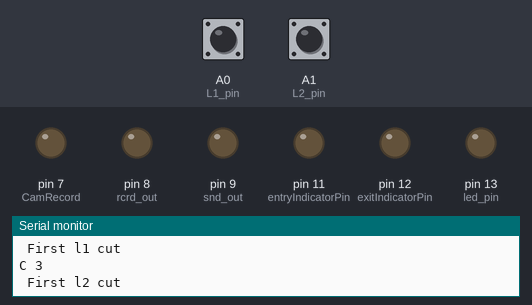
Bench run of a sketch on a simulated Arduino Uno, built with avr-gcc and run on an emulated ATmega328P. Parts: output pins drawn as LEDs (lit = HIGH), the last lines printed to the serial monitor. The inputs (shaded band) are chosen by the test bench; at power-on: A0 (L1_pin) HIGH, A1 (L2_pin) HIGH. Pins used as bus, display or sensor lines are not drawn.

Above: at 1.2 s.
1.3 s: A0 (L1_pin) pulled LOW for 0.15 s
At 2.2 s:
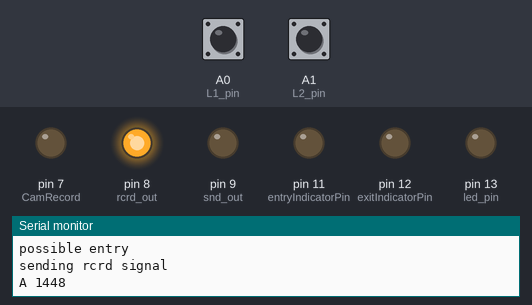
4.4 s: A1 (L2_pin) pulled LOW for 3.2 s
At 5.1 s:
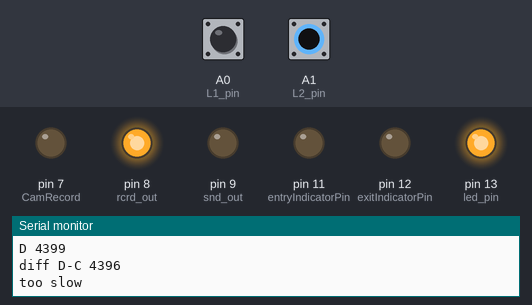
9.1 s: A1 (L2_pin) pulled LOW for 0.15 s
At 10.4 s:
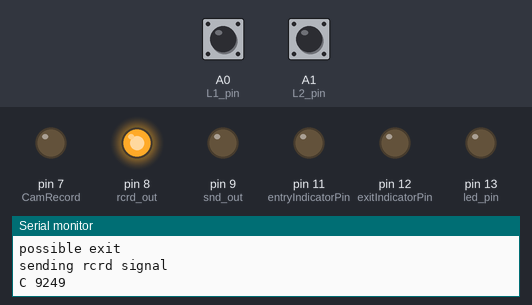
10.7 s: A0 (L1_pin) pulled LOW for 3.2 s
At 15.2 s:
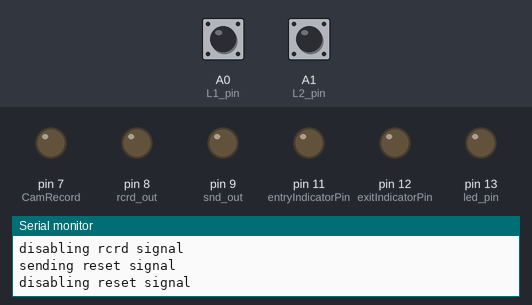
16.1 s: A0 (L1_pin) pulled LOW for 1 s
At 18.3 s:
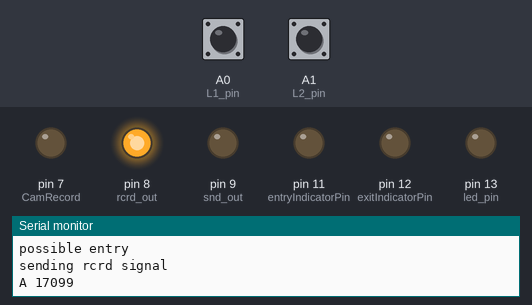
20.1 s: A1 (L2_pin) pulsed LOW 2 times (0.12 s each, 0.3 s apart)
At 21.2 s:
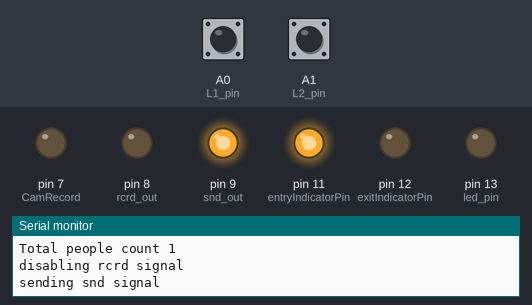
Timing chart, 0 to 23.1 s (numbered marks = the images above; inputs shaded):
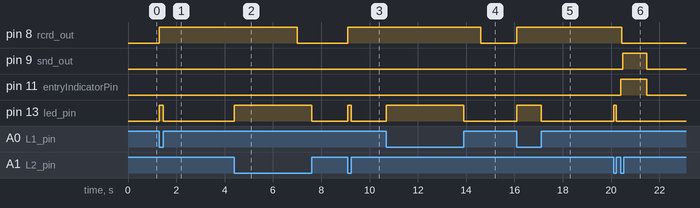

The sketch:

Laser_Height_Sensing.ino
```cpp
// July 06 - working with laser + height

#include <avr/wdt.h>


// declarations

const int  L1_pin = A0;     // using Analog pins on UNO to read status of photo-transistor outputs
const int  L2_pin = A1;
//const int  L1_pin = 10;
//const int  L2_pin = 11;

const int CamRecord = 7;
const int rcrd_out =8;
const int snd_out =9;
const int reset_out =10;

const int entryIndicatorPin = 11; // send a high pulse on this pin to let the other uC know that valid entry is made and update entry count, and clear it after session ends
const int exitIndicatorPin = 12;  // send a high pulse on this pin to let the other uC know that valid exit is made and update exit count, and clear it after session ends

const int led_pin = 13;       // led for T.S

// Variables:
volatile int led_state = LOW;

/*

long lastDebounceTime1 = 0;  // the last time the output pin was toggled
long lastDebounceTime2 = 0;  // the last time the output pin was toggled
long debounceDelay = 50;    // the debounce time; increase if the output flickers

*/

//long current_time = 0;    // time -> system time derived from millis function
volatile long A = 0;  // A,B,C,D --> time instants
volatile long B = 0;
volatile long C = 0;
volatile long D = 0;

long  entry_t1= 0;
long  entry_t2= 0;
long  exit_t1= 0;
long  exit_t2= 0;

int people_count = 0;

long th1, handCut =  100; //75;
long th2, obstacleCut = 4000;

long singleCutThreshold = 7000;

//long th3, lazyWalker = 11000;

boolean checkForSingleCut_flag = false;
long singleCutInstant = 0;


int d_milli = 100; // delay
int d_micro = 100; // delay


//int L1_Counter = 0;   // counter for the number of L1 cuts
volatile int L1_State = 0;         // current state of the L1  // buttonState1
volatile int prev_L1_State = 0;     // previous state of the L1  // lastbuttonState1

//int L2_Counter = 0;   // counter for the number of L2 cuts
volatile int L2_State = 0;         // current state of the L2  // buttonState1
volatile int prev_L2_State = 0;     // previous state of the L2 // lastbuttonState1


// new variables as of June 19
int L1_flag = LOW;
int L2_flag = LOW;

int possible_entry = LOW;
int possible_exit = LOW;
int valid_entry = LOW;
int valid_exit = LOW;

int entry_count = 0;
int exit_count = 0;


long loopStart = 0;
long loopEnd = 0;


//volatile long updateA = LOW;
//volatile long updateB = LOW;
//volatile long updateC = LOW;
//volatile long updateD = LOW;


void setup() {

	wdt_enable(WDTO_4S); // wdt timer threshold 4sec

	Serial.begin(9600);

	// initialising pins
	Serial.println("Initialising.......");

	pinMode(led_pin, OUTPUT);
	pinMode(L1_pin, INPUT_PULLUP);
	pinMode(L2_pin, INPUT_PULLUP);

	pinMode(rcrd_out, OUTPUT);
	pinMode(snd_out, OUTPUT);
	pinMode(reset_out, OUTPUT);
	pinMode(CamRecord, OUTPUT);

	pinMode(entryIndicatorPin, OUTPUT);
	pinMode(exitIndicatorPin, OUTPUT);

	digitalWrite(led_pin, led_state);     // set initial LED state

	Serial.println("Initialisation complete.");

}
/* -------------------------------------------------------  */
void loop()
{
	wdt_reset();

	loopStart = micros(); // for timimg one cycle of loop()
	digitalWrite(led_pin, led_state);

	//poll L1 and L2 for change in state
	L1_State = digitalRead(L1_pin);  // read if L1 is high or low
	L2_State = digitalRead(L2_pin);  // read if L2 is high or low

	/* ISR code shifted here - end // effect of doing so = arduino does not freeze by repeated isr calls */

	if(L1_State != prev_L1_State) // if L1 has changed after one cycle
		{
		led_blink();

		if (  L1_State == HIGH )
			{
			//updateA = HIGH;
			A = millis();
			Serial.print("A ");		Serial.println(A);
			}
		else if ( L1_State == LOW)
			{
			//updateB = HIGH;
			B = millis();
			Serial.print("B ");	Serial.println(B);	Serial.print(" diff B-A ");	Serial.println(B - A);
			}

		L1ChangeCode();

		}

	if(L2_State != prev_L2_State) // if L2 has changed after one cycle
		{
		led_blink();

		if (  L2_State == HIGH)
		{
		// updateC = HIGH;
		C = millis();
		Serial.print("C ");		Serial.println(C);
		}
		else if ( L2_State == LOW)
		{
		// updateD = HIGH;
		D = millis();
		Serial.print("D ");	Serial.println(D);	Serial.print("diff D-C ");	Serial.println(D-C);
		}

		L2ChangeCode();

		}

	if(checkForSingleCut_flag == true)	{	checkForSingleCut(); 	}


	prev_L1_State = L1_State;  // store state of L1 as prev state before new loop cycle begins
	prev_L2_State = L2_State;

	loopEnd = micros();
	// Serial.println("loop time in uSec ");
	//Serial.println(loopEnd - loopStart);
	//delay(d_milli*10);

}


void checkForSingleCut()
{
	if( (millis() - singleCutInstant) > singleCutThreshold )
	{
	clearFalseParameters(); // clear saved state information
	signal(2); // send stop record command
	delay(100); //added
	// send reset pulse
	signal(5);
	delay(5);
	signal(6);
	checkForSingleCut_flag = false;
	}
}


void led_blink()  // for visualising interrupts
{
	led_state = !led_state;
	// digitalWrite(led_pin, led_state); // this statement can be removed if similar statement present in main(); let's try keeping it here
}

void clearFalseParameters()
// using same fn for clearing false parameters of both entry and exit  can use separate fn for better control
// assumption : either single entry or exit at a time
{

	possible_entry = LOW;
	possible_exit = LOW;
	entry_t1= 0;
	entry_t2= 0;
	exit_t1= 0;
	exit_t2= 0;
}

void resetValidParameters()
// using same fn for clearing valid parameters of both entry and exit  can use separate fn for better control
// assumption : either single entry or exit at a time
{
	possible_entry = LOW;
	possible_exit = LOW;
	valid_entry = LOW;
	valid_exit = LOW;
	entry_t1= 0;
	entry_t2= 0;
	exit_t1= 0;
	exit_t2= 0;

}


void signal(int a)
{
	if(a == 1)
		{
		digitalWrite(rcrd_out, HIGH);
		Serial.println("sending rcrd signal");
		}
	if(a == 2)
		{digitalWrite(rcrd_out, LOW);
		Serial.println("disabling rcrd signal");
		}

	if(a == 3)
		{
		digitalWrite(snd_out, HIGH);
		Serial.println("sending snd signal");
		}
	if(a == 4)
		{
		digitalWrite(snd_out, LOW);
		Serial.println("disabling snd signal");
		}

	if(a == 5)
		{
		digitalWrite(reset_out, HIGH);
		Serial.println("sending reset signal");
		}
	if(a == 6)
		{
		digitalWrite(reset_out, LOW);
		Serial.println("disabling reset signal");
		Serial.println();
		}
	if(a==7)
		{
		digitalWrite(CamRecord, HIGH);
		}
	if(a==8)
		{
		digitalWrite(CamRecord, LOW);
		}

}

void L1ChangeCode()   /********* Remember to make same corresponding changes in L2ChangeCode() ****************/
{
	if (L1_State == HIGH)
	{
		if (L1_flag == LOW )
			{
			L1_flag = HIGH;
			if (B == 0) // check if first cut
				{
				  Serial.println(" First l1 cut " );
				}
			}
	}

	else if (L1_State == LOW)
	{
	if (L1_flag == HIGH)
		{
		L1_flag = LOW;
		if ( (B-A) < handCut )
			{
			Serial.println("too fast");
			//reset this arduino's flags
			//clearFalseParameters();
			//send reset pulse to other arduino
			//signal(5);
			//delay(1);
			//signal(6);
			}
		else if ((B-A) > obstacleCut)
			{
			Serial.println("too slow");
			//reset this arduino's flags
			//clearFalseParameters();
			//send reset pulse to other arduino
			//signal(5);
			//delay(1);
			//signal(6);
			}
		else
			{

			if (possible_exit == LOW)  // if l1 cut before l2
				{
				Serial.println("possible entry");
				possible_entry = HIGH;
				entry_t1 = A;
				singleCutInstant = entry_t1;
				signal(7);
				signal(1);  // rcrd start
				checkForSingleCut_flag = true;
				signal(8);
				}

			else if (possible_exit == HIGH) // if l1 cut after l2
				{
				  Serial.println("valid exit");
				  valid_exit = HIGH;
				  exit_t2 = B;
				  digitalWrite(exitIndicatorPin, HIGH);
				  checkForSingleCut_flag = false;

				  Serial.print("Time for exit "); Serial.println(exit_t2 - exit_t1);
				  exit_count++;
				  Serial.print("exit count "); Serial.println(exit_count);     Serial.println();

				  people_count = entry_count - exit_count;
				  Serial.print("Total people count "); Serial.println(people_count);    Serial.println();

				  { //this whole block operates as one unit
					resetValidParameters();

					signal(2); // rcrd stop
					delay(20); //delay(2);
					signal(3); // send start
					delay(1000); //delay(2000); //delay(20); //delay(10);
					signal(4); // send stop

				  }

				  digitalWrite(exitIndicatorPin, LOW);

				  {  //this whole block operates as one unit
					delay(100); //added
					//send reset pulse to other arduino
					signal(5);
					delay(5); //delay(2);
					signal(6);
				  }

				}

			}

		}

	}
}    /********* Remember to make same corresponding changes in L2ChangeCode() ****************/


void L2ChangeCode()  /********* Remember to make same corresponding changes in L1ChangeCode() ****************/
{

	if (L2_State == HIGH)
		{
		if (L2_flag == LOW )
			{
			L2_flag = HIGH;
			// check if first cut
			if (D == 0)
				{
				Serial.println(" First l2 cut " );
				}
			}
		}

	else if (L2_State == LOW)
	{
		if (L2_flag == HIGH)
			{
			L2_flag = LOW;

			if ( (D-C) < handCut )
				{
				Serial.println("too fast");
				//reset this arduino's flags
				//clearFalseParameters();
				//send reset pulse to other arduino
				//signal(5);
				//delay(1);
				//signal(6);
				}
			else if ((D-C) > obstacleCut)
				{
				Serial.println("too slow");
				//reset this arduino's flags
				//clearFalseParameters();
				//send reset pulse to other arduino
				//signal(5);
				//delay(1);
				//signal(6);
				}
			else
				{
				if(possible_entry == LOW)  // if l2 cut before l1
					{
					Serial.println("possible exit");
					possible_exit = HIGH;
					exit_t1 = C;
					singleCutInstant = exit_t1;
					signal(1); // rcrd start
					checkForSingleCut_flag = true;

					}

				else if(possible_entry == HIGH)  // if l2 cut after l1
					{
					Serial.println("valid entry");
					valid_entry = HIGH;
					entry_t2 = D;

					digitalWrite(entryIndicatorPin, HIGH);

					checkForSingleCut_flag = false;

					Serial.print("Time for entry "); Serial.println(entry_t2 - entry_t1);
					entry_count++;
					Serial.print("entry count "); Serial.println(entry_count);     Serial.println();

					people_count = entry_count - exit_count;
					Serial.print("Total people count "); Serial.println(people_count);  Serial.println();

					{ //this whole block operates as one unit
						resetValidParameters();
						signal(2); 	// rcrd stop
						delay(20); 	// delay(2);
						signal(3); 	// send start
						delay(1000); 	// delay(2000); //delay(20); //delay(10);
						signal(4); 	// send stop

					}

					digitalWrite(entryIndicatorPin, LOW);

					{  //this whole block operates as one unit
					delay(10); //added
					//send reset pulse to other arduino
					signal(5);
					delay(5); //delay(2);
					signal(6);
					}
				}
			}
		}
	}
}    /********* Remember to make same corresponding changes in L1ChangeCode() ****************/
```

Measured:
- after the input at 1.3 s, pin 8 (rcrd_out): LOW → HIGH at once; pin 13 (led_pin): LOW → HIGH at once, → LOW 0.15 s later
- after the input at 4.4 s, pin 13 (led_pin): LOW → HIGH at once, → LOW 3.2 s later
- after the input at 9.1 s, pin 8 (rcrd_out): LOW → HIGH at once; pin 13 (led_pin): LOW → HIGH at once, → LOW 0.15 s later
- after the input at 10.7 s, pin 13 (led_pin): LOW → HIGH at once, → LOW 3.2 s later
- after the input at 16.1 s, pin 8 (rcrd_out): LOW → HIGH at once; pin 13 (led_pin): LOW → HIGH at once, → LOW 1.0 s later
- after the input at 20.1 s, pin 8 (rcrd_out): HIGH → LOW after 0.33 s instead of 0.80 s; pin 9 (snd_out): LOW → HIGH after 0.38 s, → LOW 1.0 s later; pin 11 (entryIndicatorPin): LOW → HIGH after 0.30 s, → LOW 1.1 s later; pin 13 (led_pin): LOW → HIGH at once, → LOW 0.12 s later
